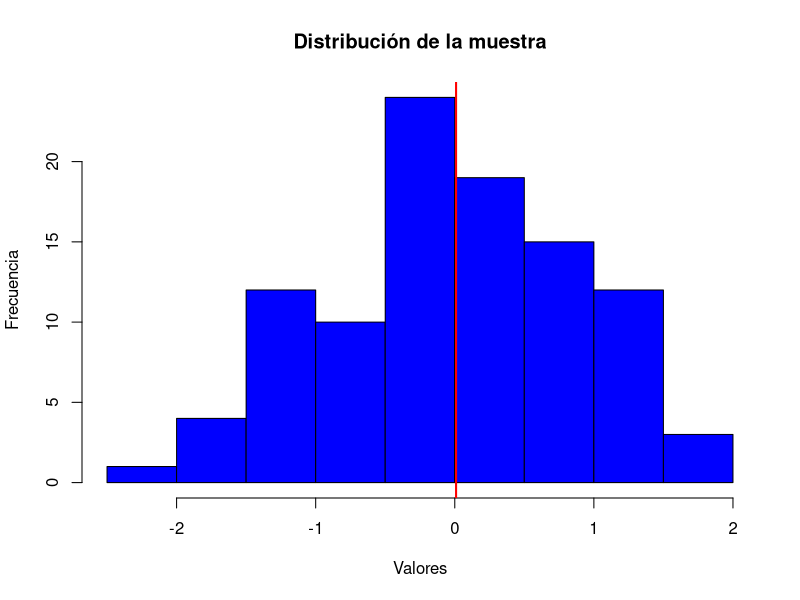

The R script that drew this image:
################################################################################
# Script: Parte3.R
# Autor: Santiago Ismael Flores Chávez
# Fecha de creación: 3 de abril de 2023
# Descripción: Parte 3 del documento de finalización del rpograma bootcamp R
# https://github.com/IsSantiagoFL/R_Bootcamp_Trabajo_Final_DSRP


################################################################################

#### P3. Programación
# 1. Implementar una función para la multiplicación de dos vectores(xy) y probar con valores

# Definir la función para multiplicar dos vectores
multiplicar_vectores <- function(x, y) {
  if (length(x) != length(y)) {
    stop("Los vectores deben tener la misma longitud")
  }
  resultado <- x * y
  return(resultado)
}

# Ejemplo de uso de la función
x <- c(1, 2, 3)
y <- c(4, 5, 6)
resultado <- multiplicar_vectores(x, y)
print(resultado)


# 2. Implementar una función que muestre el resultado de la ecuación de Bhaskara y probar con valores.

# Definir la función para calcular las raíces de una ecuación de segundo grado
bhaskara <- function(a, b, c) {
  
  # Calcular el discriminante
  d <- b^2 - 4*a*c
  
  # Verificar si la ecuación tiene solución real
  if(d < 0) {
    cat("La ecuación no tiene solución real.")
    return(NULL)
  }
  
  # Calcular las raíces
  x1 <- (-b + sqrt(d)) / (2*a)
  x2 <- (-b - sqrt(d)) / (2*a)
  
  # Mostrar las raíces
  cat("Las raíces son:", x1, "y", x2)
  
}

# Probar la función con valores
bhaskara(1, -5, 6)

# 3. Se quiere conocer la media muestral de n observaciones obtenidas independientemente de una distribución normal con media = 0 y varianza =1.

media_muestral <- function(n){
  muestras <- rnorm(n, 0, 1)
  media <- mean(muestras)
  return(media)
}


# 3.1. Realizar una simulación, luego calcular las estadísticas descriptivas aplicando la función que corresponde y graficar.

# Definir el tamaño de la muestra
n <- 100

# Generar una muestra aleatoria de n observaciones a partir de una distribución normal con media 0 y varianza 1
muestra <- rnorm(n, mean = 0, sd = 1)

# Calcular la media muestral de la muestra
media_muestral <- mean(muestra)

# Calcular la desviación estándar muestral de la muestra
sd_muestral <- sd(muestra)

# Calcular los cuartiles de la muestra
cuartiles <- quantile(muestra, probs = c(0.25, 0.5, 0.75))

# Graficar la distribución de la muestra

hist(muestra, breaks = "Sturges", col = "blue", xlab = "Valores", ylab = "Frecuencia", main = "Distribución de la muestra")
abline(v = media_muestral, col = "red", lwd = 2)

# Imprimir las estadísticas descriptivas de la muestra
cat("Media muestral:", media_muestral, "\n")
cat("Desviación estándar muestral:", sd_muestral, "\n")
cat("Cuartiles:", cuartiles, "\n")
